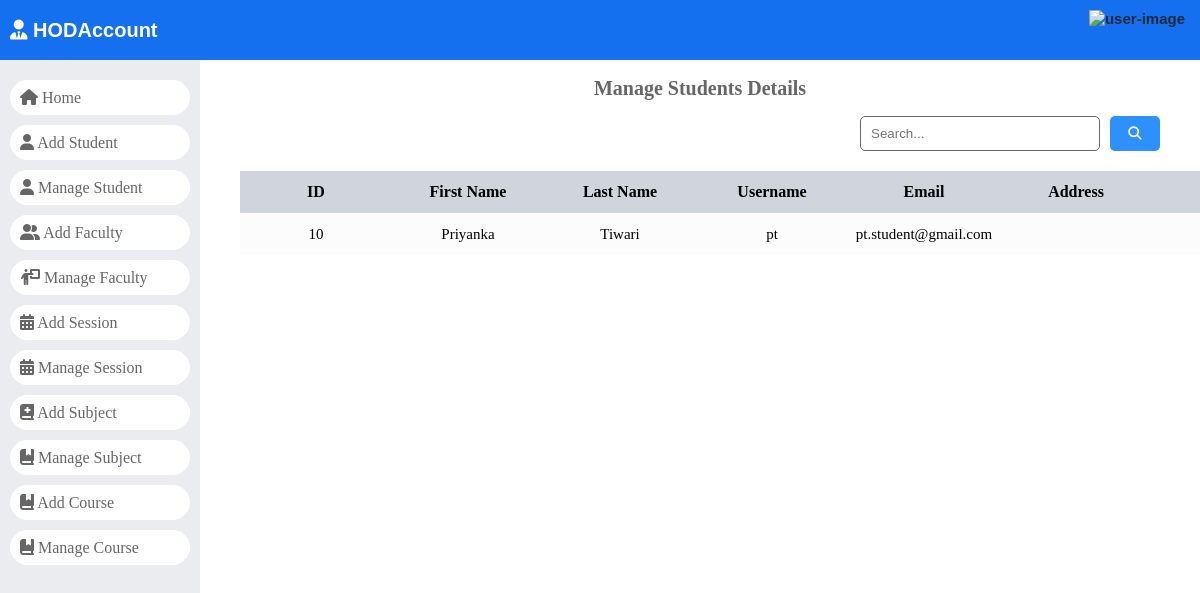
The page /manage_student/ on the database as committed earlier.
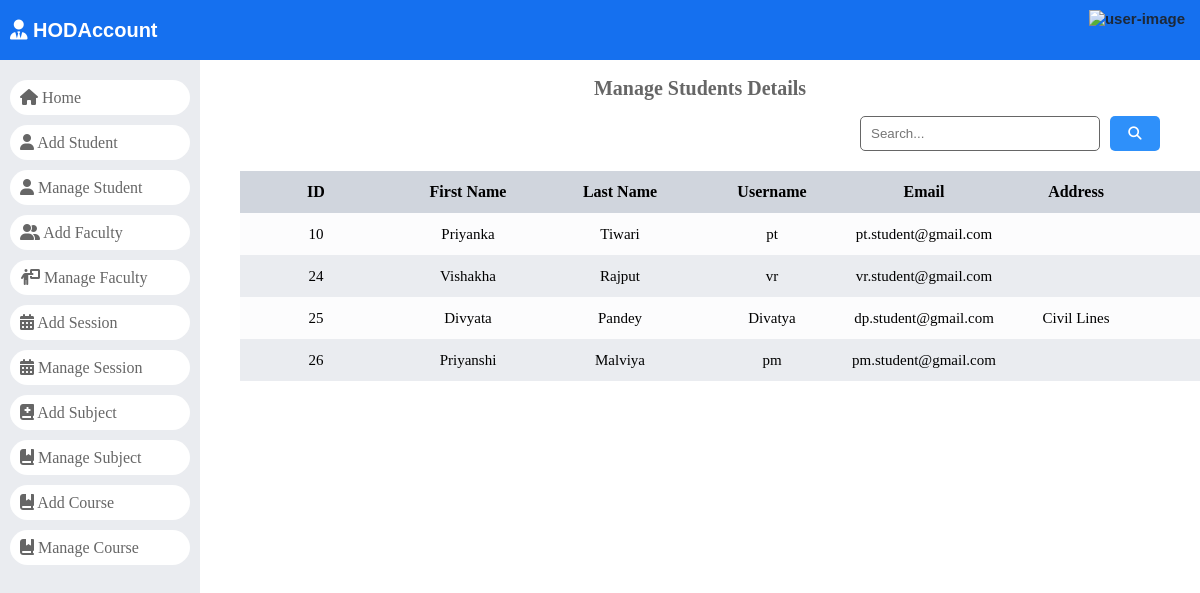
The same page on the database as committed later.
### dashboard/models.py (models this page shows)
class Students(models.Model):
	id = models.AutoField(primary_key=True)
	admin = models.OneToOneField(CustomUser, on_delete = models.CASCADE)
	gender = models.CharField(max_length=50)
	profile_pic = models.FileField()
	address = models.TextField()
	course_id = models.ForeignKey(Courses, on_delete=models.DO_NOTHING, default=4)
	session_year_id = models.ForeignKey(SessionYearModel, null=True,
										on_delete=models.CASCADE)
	created_at = models.DateTimeField(auto_now_add=True)
	updated_at = models.DateTimeField(auto_now=True)
	objects = models.Manager()

class CustomUser(AbstractUser):
	HOD = '1'
	STAFF = '2'
	STUDENT = '3'
	EMAIL_TO_USER_TYPE_MAP = {
		'hod': HOD,
		'staff': STAFF,
		'student': STUDENT
	}
	user_type_data = ((HOD, "HOD"), (STAFF, "Staff"), (STUDENT, "Student"))
	user_type = models.CharField(default=1, choices=user_type_data, max_length=10)

### dashboard/HodViews.py (the view)
# urls.py: path('manage_student/', HodViews.manage_student, name="manage_student"),
def manage_student(request):
    students = Students.objects.all()
    context = {
        "students": students
    }
    return render(request, 'Hod Page/manage_student.html', context)

### dashboard/templates/Hod Page/manage_student.html (shortened to what this page needs)
{% load static %}
<!DOCTYPE html>
<html lang="en">
<head>
    <link rel="stylesheet" href="https://cdnjs.cloudflare.com/ajax/libs/font-awesome/6.5.1/css/all.min.css"
 />
        <link rel="stylesheet" href="{% static 'style.css' %}">
</head>
<body>
    <header>
        <div>
            <a href="/">
                <div class="logo">
                    <i class="fa-solid fa-user-tie"></i>
                    HODAccount
                </div>
            </a>
        </div>
        {% include '../headerUser.html' %}
    </header>
    <div id="main">
        {% include './navigation.html' %}
        <div id="student_record">
            <div class="page-title">
                <h2>Manage Students Details</h2>
            </div>
            <div id="manage_student">
            <div id="search-bar">
                <form action="" method="GET" class="search-form" data-search-record="#student-data">
                    <input type="search" name="search" id="search" placeholder="Search..." />
                    <button type="submit">
                        <i class="fa-solid fa-magnifying-glass"></i>
                    </button>
                </form>
            </div>
                <div id="expese-record" class="record">
                    <table>
                        <thead>
                            <tr>
                                <th>ID</th>
                                <th>First Name</th>
                                <th>Last Name</th>
                                <th>Username</th>
                                <th>Email</th>
                                <th>Address</th>
                                <th>Gender</th>
                            </tr>
                        </thead>
                        <tbody id="student-data">
                            {% for student in students %}
                            <tr>
                            <td>{{ student.admin.id }}</td>
                            <td>{{ student.admin.first_name }}</td>
                            <td>{{ student.admin.last_name }}</td>
                            <td>{{ student.admin.username }}</td>
                            <td>{{ student.admin.email }}</td>
                            <td>{{ student.address }}</td>
                            <td>{{ student.gender }}</td>
                            </tr>
                            {% endfor %}
                        </tbody>
                    </table>
                </div>
            </div>
        </div>
</body>
</html>

### dashboard/templates/headerUser.html (shortened to what this page needs)
<div class="user">
    <div>
        <img src="https://cdn-icons-png.flaticon.com/512/1144/1144760.png" alt="user-image">
    </div>
</div>

### dashboard/templates/Hod Page/navigation.html (shortened to what this page needs)
<div id="navbar">
    <nav>
        <a href="{% url 'hod_home' %}">
            <li>
                <i class="fa fa-home"></i> Home
            </li>
        </a>
        <a href="{% url 'add_student'%}">
            <li>
                <i class="fa fa-user"></i> Add Student
            </li>
        </a>
        <a href="{% url 'manage_student'%}">
            <li>
                <i class="fa fa-user"></i> Manage Student
            </li>
        </a>
        <a href="{% url 'add_staff_save' %}">
            <li>
                <i class="fa-solid fa-user-group"></i>
                Add Faculty
            </li>
        </a>
        <a href="{% url 'manage_staff' %}">
            <li>
                <i class="fa-solid fa-person-chalkboard"></i>
                Manage Faculty
            </li>
        </a>
        <a href="{% url 'add_session' %}">
            <li>
                <i class="fa-solid fa-calendar-days"></i>
                Add Session
            </li>
        </a>
        <a href="{% url 'manage_session' %}">
            <li>
                <i class="fa-solid fa-calendar-days"></i>
                Manage Session
            </li>
        </a>
        <a href="{% url 'add_subject'%}">
            <li>
                <i class="fa-solid fa-book-medical"></i>
                Add Subject
            </li>
        </a>
        <a href="{% url 'manage_subject'%}">
            <li>
                <i class="fa-solid fa-book-bookmark"></i>
                Manage Subject
            </li>
        </a>
        <a href="{% url 'add_course' %}">
            <li>
                <i class="fa-solid fa-book-bookmark"></i>
                Add Course
            </li>
        </a>
        <a href="{% url 'manage_course' %}">
            <li>
                <i class="fa-solid fa-book-bookmark"></i>
                Manage Course
            </li>
        </a>
    </nav>
</div>

### static/style.css (style rules this page uses)
:root { --light-black: #1d2939; --sky-blue: #1570ef; --light-blue: #2e90fa; --nav-bg: #eaecf0; --nav-text: #666; --success-color: #039855; --error-color: #f97066; --white: #fff; --table-grid-dark: #eaecf0; --table-grid-light: #fcfcfd; --table-heading: #d0d5dd; --dialog-backdrop: #26262690; --gray-6: #666; --gray-e: #ebebeb; --note-gray: #f2f4f7; --page-heading: #666; --page-highlight-heading: #3f3737; --yellow: #fec84b; }
html, body { margin: 0; padding: 0; }
a { text-decoration: none; }
#main { display: flex; height: calc(100vh - 60px); }
#student_record { max-width: calc(100% - 200px); flex: 1; }
.record { padding: 20px 40px; overflow: auto; box-sizing: border-box; }
.record table { width: 100%; border-spacing: 0; }
.record th, .record td { height: 40px; max-width: 150px; text-align: center; min-width: 150px; }
.record tr:nth-child(2n + 2) { background: var(--table-grid-dark); }
.record tr:nth-child(2n + 1) { background: var(--table-grid-light); }
.record th { font-size: 16px; background: var(--table-heading); }
.record td { font-size: 15px; }
header { width: 100%; height: 60px; padding: 10px; box-sizing: border-box; display: flex; justify-content: space-between; gap: 20px; background: var(--sky-blue); font-family: arial; }
header .logo { height: 40px; line-height: 40px; font-size: 20px; font-weight: 600; color: var(--white); }
header .user { display: flex; justify-content: center; gap: 5px; height: 100%; font-size: 15px; font-weight: bold; color: var(--light-black); position: relative; }
header .user img { height: 100%; }
#navbar { width: 200px; max-width: 80vw; background: var(--nav-bg); }
#navbar nav { padding: 10px; box-sizing: border-box; }
#navbar nav li { list-style: none; margin: 10px 0; background: var(--white); border-radius: 20px; height: 35px; line-height: 35px; padding: 0 10px; box-sizing: border-box; white-space: nowrap; text-overflow: ellipsis; color: var(--nav-text); }
.page-title h2 { text-align: center; font-size: 20px; color: var(--page-heading); }
#search-bar form { display: flex; gap: 10px; width: 90%; max-width: 300px; margin-left: auto; margin-right: 40px; height: 35px; font-size: 17px; }
#search-bar input { flex: 1; border: 1.5px solid #666; padding: 0 10px; box-sizing: border-box; border-radius: 5px; }
#search-bar button { width: 50px; border-radius: 5px; background-color: var(--light-blue); color: var(--white); border: 0; cursor: pointer; }

Rows that differ between the two databases and show on the page:
added Students: admin.id "24", admin.first_name "Vishakha", admin.last_name "Rajput", admin.username "vr", admin.email "vr.student@gmail.com"
added Students: admin.id "25", admin.first_name "Divyata", admin.last_name "Pandey", admin.username "Divatya", admin.email "dp.student@gmail.com", address "Civil Lines"
added Students: admin.id "26", admin.first_name "Priyanshi", admin.last_name "Malviya", admin.username "pm", admin.email "pm.student@gmail.com"
